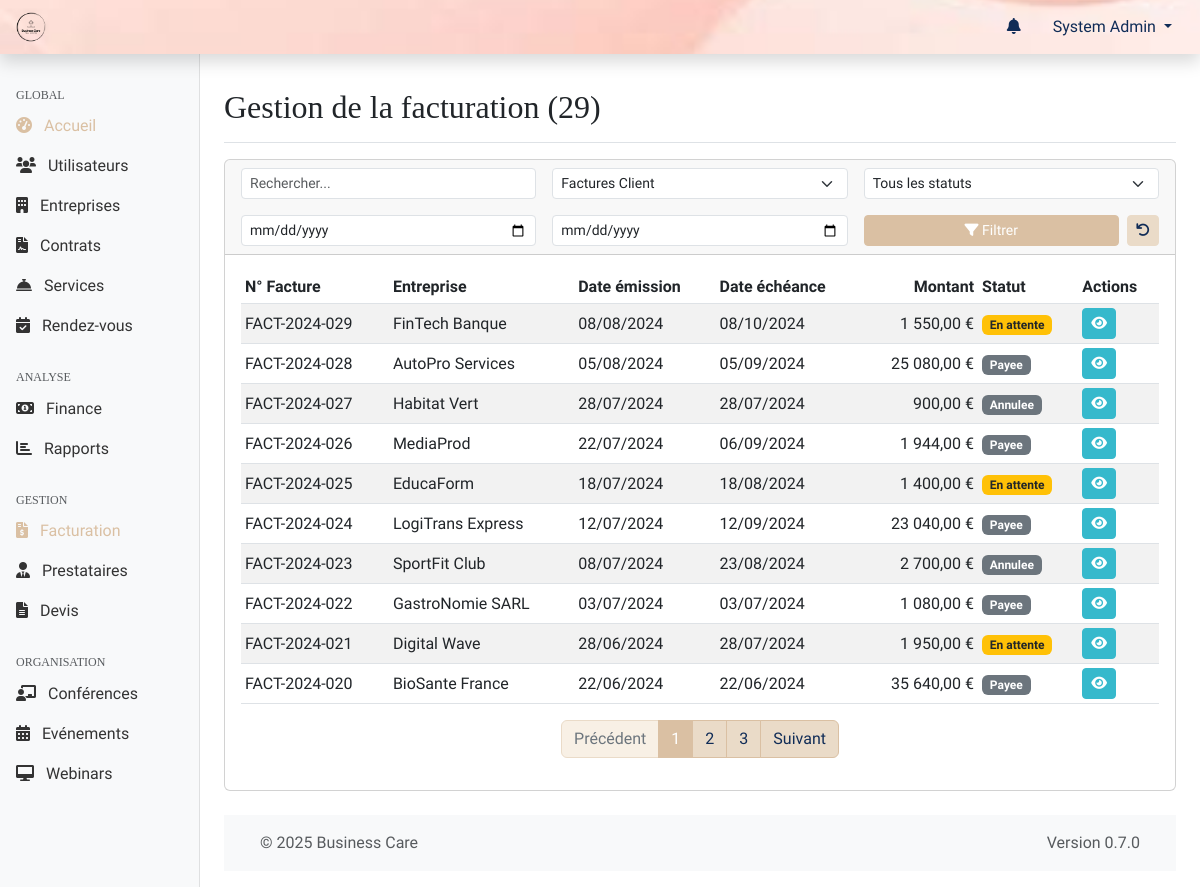
/web-admin/modules/billing/index.php (signed in), run on the app's committed database.
### tables this page shows
CREATE TABLE factures (
    id INT PRIMARY KEY AUTO_INCREMENT,
    entreprise_id INT NOT NULL,
    devis_id INT,
    numero_facture VARCHAR(50) UNIQUE,
    date_emission DATE NOT NULL,
    date_echeance DATE,
    montant_total DECIMAL(10,2) NOT NULL,
    montant_ht DECIMAL(10,2),
    tva DECIMAL(5,2),
    statut ENUM('en_attente', 'payee', 'annulee', 'retard', 'impayee') DEFAULT 'en_attente',
    mode_paiement ENUM('virement', 'carte', 'prelevement'),
    date_paiement DATETIME NULL,
    created_at TIMESTAMP DEFAULT CURRENT_TIMESTAMP,
    updated_at TIMESTAMP DEFAULT CURRENT_TIMESTAMP ON UPDATE CURRENT_TIMESTAMP,
    FOREIGN KEY (entreprise_id) REFERENCES entreprises(id),
    FOREIGN KEY (devis_id) REFERENCES devis(id),
    INDEX idx_numero (numero_facture),
    INDEX idx_dates (date_emission, date_echeance),
    INDEX idx_statut (statut)
);

CREATE TABLE entreprises (
    id INT PRIMARY KEY AUTO_INCREMENT,
    nom VARCHAR(255) NOT NULL,
    siret VARCHAR(14) UNIQUE,
    adresse TEXT,
    code_postal VARCHAR(10),
    ville VARCHAR(100),
    telephone VARCHAR(20),
    email VARCHAR(255),
    site_web VARCHAR(255),
    logo_url VARCHAR(255),
    taille_entreprise ENUM('1-10', '11-50', '51-200', '201-500', '500+') NULL DEFAULT NULL,
    secteur_activite VARCHAR(100),
    date_creation DATE,
    created_at TIMESTAMP DEFAULT CURRENT_TIMESTAMP,
    updated_at TIMESTAMP DEFAULT CURRENT_TIMESTAMP ON UPDATE CURRENT_TIMESTAMP,
    INDEX idx_siret (siret),
    INDEX idx_ville (ville)
);

### shared/web-admin/db.php (called while the page is built, shortened)
<?php
function getDbConnection()
{
    static $pdo = null;
    if ($pdo === null) {
        $dsn = "mysql:host=" . DB_HOST . ";dbname=" . DB_NAME . ";charset=" . DB_CHARSET;
        $options = [
            PDO::ATTR_ERRMODE => PDO::ERRMODE_EXCEPTION,
            PDO::ATTR_DEFAULT_FETCH_MODE => PDO::FETCH_ASSOC,
            PDO::ATTR_EMULATE_PREPARES => false,
        ];
        try {
            $pdo = new PDO($dsn, DB_USER, DB_PASS, $options);
        } catch (PDOException $e) {
            die("[FAILURE] Connexion à la base de données impossible. Veuillez réessayer plus tard. ERREUR: " . $e->getMessage());
        }
    }
    return $pdo;
}
function executeQuery($sql, $params = [])
{
    try {
        $pdo = getDbConnection();
        $stmt = $pdo->prepare($sql);
        $stmt->execute($params);
        return $stmt;
    } catch (PDOException $e) {
        die("[FAILURE] Impossible d'exécuter la requête: " . $e->getMessage());
    }
}

### web-admin/modules/billing/index.php (the view, shortened to what this page needs)
<?php
require_once '../../includes/page_functions/modules/billing.php';
$queryData = getQueryData();
$page = (int)($queryData['page'] ?? 1);
$search = $queryData['search'] ?? '';
$status = $queryData['status'] ?? '';
$type = $queryData['type'] ?? 'client';
$date_from = $queryData['date_from'] ?? '';
$date_to = $queryData['date_to'] ?? '';
$result = null;
if ($type === 'provider') {
    $result = billingGetProviderInvoicesList($page, DEFAULT_ITEMS_PER_PAGE, $search, $status, 0, $date_from, $date_to);
} else {
    $type = 'client';
    $result = billingGetClientInvoicesList($page, DEFAULT_ITEMS_PER_PAGE, $search, $status, $date_from, $date_to);
}
$invoices = $result['items'];
$totalPages = $result['totalPages'];
$totalItems = $result['totalItems'];
$currentPage = $result['currentPage'];
$itemsPerPage = $result['perPage'];
$pageTitle = "Gestion de la facturation";
include '../../templates/header.php';
?>
<div class="container-fluid">
    <div class="row">
        <?php include '../../templates/sidebar.php'; ?>
        <main class="col-md-9 ms-sm-auto col-lg-10 px-md-4">
            <div class="d-flex justify-content-between flex-wrap flex-md-nowrap align-items-center pt-3 pb-2 mb-3 border-bottom">
                <h1 class="h2"><?php echo htmlspecialchars($pageTitle) . " (" . $totalItems . ")"; ?></h1>
            </div>
            <div class="card mb-4">
                <div class="card-header">
                    <form action="<?php echo WEBADMIN_URL; ?>/modules/billing/index.php" method="get" class="row g-3 align-items-center">
                    <div class="col-md-6 col-lg-4">
                            <input type="text" class="form-control form-control-sm" id="search" name="search" value="<?php echo htmlspecialchars($search); ?>" placeholder="Rechercher...">
                        </div>
                        <div class="col-md-6 col-lg-4">
                            <select name="type" id="type" class="form-select form-select-sm">
                                <option value="client" <?php echo ($type === 'client') ? 'selected' : ''; ?>>Factures Client</option>
                            </select>
                        </div>
                        <div class="col-md-4 col-lg-4">
                            <select name="status" id="status" class="form-select form-select-sm">
                                <option value="">Tous les statuts</option>
                            </select>
                        </div>
                         <div class="col-md-4 col-lg-4">
                             <input type="date" class="form-control form-control-sm" id="date_from" name="date_from" value="<?php echo htmlspecialchars($date_from); ?>" title="Date début">
                         </div>
                          <div class="col-md-4 col-lg-4">
                             <input type="date" class="form-control form-control-sm" id="date_to" name="date_to" value="<?php echo htmlspecialchars($date_to); ?>" title="Date fin">
                         </div>
                        <div class="col-md-12 col-lg-4 d-flex">
                            <button type="submit" class="btn btn-sm btn-primary w-100 me-2">
                                <i class="fas fa-filter"></i> Filtrer
                            </button>
                            <a href="<?php echo WEBADMIN_URL; ?>/modules/billing/index.php?type=<?php echo $type; ?>" class="btn btn-sm btn-secondary" data-bs-toggle="tooltip" title="Réinitialiser les filtres">
                                    <i class="fas fa-undo"></i>
                                </a>
                        </div>
                    </form>
                </div>
                <div class="card-body">
                    <?php if (!empty($invoices)): ?>
                    <div class="table-responsive">
                        <table class="table table-striped table-hover table-sm align-middle">
                            <thead>
                                <?php if ($type === 'client'): ?>
                                <tr>
                                    <th>N° Facture</th>
                                    <th>Entreprise</th>
                                    <th>Date émission</th>
                                    <th>Date échéance</th>
                                    <th class="text-end">Montant</th>
                                    <th>Statut</th>
                                    <th>Actions</th>
                                </tr>
                                <?php endif; ?>
                            </thead>
                            <tbody>
                                <?php foreach ($invoices as $invoice): ?>
                                    <?php if ($type === 'client'): ?>
                                    <tr>
                                        <td><?php echo htmlspecialchars($invoice['numero_facture']); ?></td>
                                        <td><?php echo htmlspecialchars($invoice['nom_entreprise'] ?? 'N/A'); ?></td>
                                        <td><?php echo formatDate($invoice['date_emission'], 'd/m/Y'); ?></td>
                                        <td><?php echo formatDate($invoice['date_echeance'], 'd/m/Y'); ?></td>
                                        <td class="text-end"><?php echo formatMoney($invoice['montant_total']); ?></td>
                                        <td><?php echo billingGetInvoiceStatusBadge($invoice['statut'], 'client'); ?></td>
                                        <td class="table-actions">
                                            <a href="<?php echo WEBADMIN_URL; ?>/modules/billing/view.php?id=<?php echo $invoice['id']; ?>&type=client" class="btn btn-sm btn-info" data-bs-toggle="tooltip" title="Voir">
                                                <i class="fas fa-eye"></i>
                                            </a>
                                        </td>
                                    </tr>
                                    <?php endif; ?>
                                <?php endforeach; ?>
                            </tbody>
                        </table>
                    </div>
                    <?php
                    $paginationInfo = [
                        'currentPage' => $currentPage,
                        'totalPages' => $totalPages,
                        'totalItems' => $totalItems,
                        'itemsPerPage' => $itemsPerPage
                    ];
                    $urlParams = array_filter([
                        'type' => $type,
                        'search' => $search,
                        'status' => $status,
                        'date_from' => $date_from,
                        'date_to' => $date_to
                        ]);
                    $urlPattern = WEBADMIN_URL . '/modules/billing/index.php?' . http_build_query($urlParams) . (empty($urlParams) ? '' : '&') . 'page={page}';
                    ?>
                    <div class="d-flex justify-content-center">
                        <?php echo renderPagination($paginationInfo, $urlPattern); ?>
                    </div>
                    <?php endif; ?>
                </div>
            </div>
            <?php include '../../templates/footer.php'; ?>
        </main>
    </div>
</div>

### web-admin/includes/page_functions/modules/billing.php (shortened to what this page needs)
<?php
function billingGetClientInvoicesList($page = 1, $perPage = DEFAULT_ITEMS_PER_PAGE, $search = '', $status = '', $date_from = '', $date_to = '') {
    $params = [];
    $conditions = [];
    $whereSql = !empty($conditions) ? "WHERE " . implode(' AND ', $conditions) : '';
    $pdo = getDbConnection();
    $countSql = "SELECT COUNT(f.id)
                 FROM " . TABLE_INVOICES . " f
                 LEFT JOIN " . TABLE_COMPANIES . " e ON f.entreprise_id = e.id
                 {$whereSql}";
    $countStmt = $pdo->prepare($countSql);
    $countStmt->execute($params);
    $totalItems = $countStmt->fetchColumn();
    $totalPages = ceil($totalItems / $perPage);
    $page = max(1, min($page, $totalPages > 0 ? $totalPages : 1));
    $offset = ($page - 1) * $perPage;
    $sql = "SELECT f.*, e.nom as nom_entreprise
            FROM " . TABLE_INVOICES . " f
            LEFT JOIN " . TABLE_COMPANIES . " e ON f.entreprise_id = e.id
            {$whereSql}
            ORDER BY f.date_emission DESC, f.id DESC LIMIT ?, ?";
    $paramsWithPagination = array_merge($params, [$offset, $perPage]);
    $items = executeQuery($sql, $paramsWithPagination)->fetchAll();
    return [
        'items' => $items,
        'currentPage' => $page,
        'totalPages' => $totalPages,
        'totalItems' => $totalItems,
        'perPage' => $perPage
    ];
}
function billingGetInvoiceStatusBadge($status, $type = 'client')
{
    $badgeClass = 'bg-secondary';
    $statusText = ucfirst(str_replace('_', ' ', $status));
    if ($type === 'client') {
        switch ($status) {
            case INVOICE_STATUS_PENDING:
                $badgeClass = 'bg-warning text-dark';
                $statusText = 'En attente';
                break;
        }
    }
    return '<span class="badge ' . $badgeClass . '">' . htmlspecialchars($statusText) . '</span>';
}
?>

### assets/css/admin.css (style rules this page uses)
:root { --color-primary: #102C57; --color-secondary: #DAC0A3; --color-tertiary: #EADBC8; --color-quaternary: #F8F0E5; --color-success: #1cc88a; --color-info: #36b9cc; --color-warning: #f6c23e; --color-danger: #e74a3b; --color-text-muted: #6c757d; --spacing-xs: 0.25rem; --spacing-sm: 0.5rem; --spacing-md: 1rem; --spacing-lg: 1.5rem; --spacing-xl: 3rem; --sidebar-width-md: 16rem; --sidebar-width-lg: 14rem; --navbar-height: 3.5rem; }
body { font-family: 'Markazi Text', serif; font-size: 1rem; min-height: 100vh; display: flex; flex-direction: column; }
main { flex: 1; padding-top: var(--spacing-md); padding-bottom: var(--spacing-md); }
.card-body { position: relative; }
.table-actions { white-space: nowrap; }
h1, h2, h3, h4, h5, h6, .h1, .h2, .h3, .h4, .h5, .h6 { font-family: 'DM Serif Text', serif; }
.btn-primary { background-color: var(--color-secondary); border-color: var(--color-secondary); color: #fff; }
.btn-secondary { background-color: var(--color-tertiary); border-color: var(--color-tertiary); color: var(--color-primary); }
.btn-info { background-color: var(--color-info); border-color: var(--color-info); color: #fff; }

### data on the page
factures: numero_facture "FACT-2024-029", entreprise.nom "FinTech Banque", date_emission "08/08/2024", date_echeance "08/10/2024", montant_total "1 550,00 €", statut "En attente"
factures: numero_facture "FACT-2024-028", entreprise.nom "AutoPro Services", date_emission "05/08/2024", date_echeance "05/09/2024", montant_total "25 080,00 €", statut "Payee"
factures: numero_facture "FACT-2024-027", entreprise.nom "Habitat Vert", date_emission "28/07/2024", date_echeance "28/07/2024", montant_total "900,00 €", statut "Annulee"
factures: numero_facture "FACT-2024-026", entreprise.nom "MediaProd", date_emission "22/07/2024", date_echeance "06/09/2024", montant_total "1 944,00 €", statut "Payee"
factures: numero_facture "FACT-2024-025", entreprise.nom "EducaForm", date_emission "18/07/2024", date_echeance "18/08/2024", montant_total "1 400,00 €", statut "En attente"
factures: numero_facture "FACT-2024-024", entreprise.nom "LogiTrans Express", date_emission "12/07/2024", date_echeance "12/09/2024", montant_total "23 040,00 €", statut "Payee"
factures: numero_facture "FACT-2024-023", entreprise.nom "SportFit Club", date_emission "08/07/2024", date_echeance "23/08/2024", montant_total "2 700,00 €", statut "Annulee"
factures: numero_facture "FACT-2024-022", entreprise.nom "GastroNomie SARL", date_emission "03/07/2024", date_echeance "03/07/2024", montant_total "1 080,00 €", statut "Payee"
factures: numero_facture "FACT-2024-021", entreprise.nom "Digital Wave", date_emission "28/06/2024", date_echeance "28/07/2024", montant_total "1 950,00 €", statut "En attente"
factures: numero_facture "FACT-2024-020", entreprise.nom "BioSante France", date_emission "22/06/2024", date_echeance "22/06/2024", montant_total "35 640,00 €", statut "Payee"

### other printed values
$_SESSION['user_name'] "System Admin"
$pageTitle "Gestion de la facturation"
$totalItems "29"
APP_VERSION "0.7.0"
